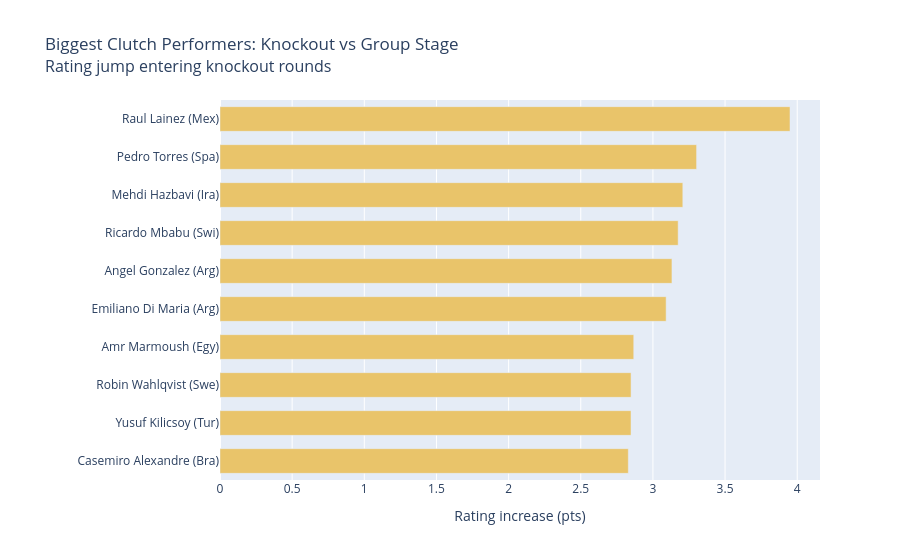

Write notebook code for a chart like this one.
### Markdown cell above
## 8. Visualization — Clutch Performers

Players with the biggest rating jump entering the knockout stage.

### Code cell
top_clutch_plot = top_clutch.sort_values("clutch_delta")
top_clutch_plot["label"] = top_clutch_plot["player_name"] + " (" + top_clutch_plot["nationality"].str[:3] + ")"

fig2 = go.Figure()
fig2.add_trace(go.Bar(x=top_clutch_plot["clutch_delta"], y=top_clutch_plot["label"], orientation="h",
                       marker_color="#E9C46A", cliponaxis=False))
fig2.update_layout(
    title={"text": "Biggest Clutch Performers: Knockout vs Group Stage<br>"
                    "<span style='font-size: 16px; font-weight: normal;'>Rating jump entering knockout rounds</span>"},
    bargap=0.35, margin=dict(l=220))
fig2.update_xaxes(title_text="Rating increase (pts)")
fig2.write_image("../outputs/clutch_factor.png", width=1000, height=650)
fig2.show()

### Figure 1 — Plotly figure (JSON) as saved in the notebook; plotly's stock layout.template omitted (floating-point values rounded to 4 significant figures)
{"data": [{"cliponaxis": false, "marker": {"color": "#E9C46A"}, "orientation": "h", "type": "bar", "x": [2.83, 2.848, 2.849, 2.867, 3.092, 3.132, 3.175, 3.207, 3.303, 3.95], "y": ["Casemiro Alexandre (Bra)", "Yusuf Kilicsoy (Tur)", "Robin Wahlqvist (Swe)", "Amr Marmoush (Egy)", "Emiliano Di Maria (Arg)", "Angel Gonzalez (Arg)", "Ricardo Mbabu (Swi)", "Mehdi Hazbavi (Ira)", "Pedro Torres (Spa)", "Raul Lainez (Mex)"]}], "layout": {"bargap": 0.35, "margin": {"l": 220}, "title": {"text": "Biggest Clutch Performers: Knockout vs Group Stage<br><span style='font-size: 16px; font-weight: normal;'>Rating jump entering knockout rounds</span>"}, "xaxis": {"title": {"text": "Rating increase (pts)"}}}}
